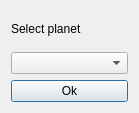
<?xml version="1.0" encoding="UTF-8"?>
<ui version="4.0">
 <class>PlanetSelection</class>
 <widget class="QDialog" name="PlanetSelection">
  <property name="geometry">
   <rect>
    <x>0</x>
    <y>0</y>
    <width>139</width>
    <height>113</height>
   </rect>
  </property>
  <property name="maximumSize">
   <size>
    <width>16777207</width>
    <height>16777215</height>
   </size>
  </property>
  <property name="windowTitle">
   <string>Planet</string>
  </property>
  <layout class="QGridLayout" name="gridLayout_2">
   <item row="0" column="0">
    <layout class="QGridLayout" name="gridLayout">
     <item row="2" column="0">
      <widget class="QComboBox" name="comboBox"/>
     </item>
     <item row="3" column="0">
      <widget class="QPushButton" name="pushButton">
       <property name="text">
        <string>Ok</string>
       </property>
      </widget>
     </item>
     <item row="1" column="0">
      <widget class="QLabel" name="label">
       <property name="text">
        <string>Select planet</string>
       </property>
      </widget>
     </item>
    </layout>
   </item>
  </layout>
 </widget>
 <resources/>
 <connections/>
</ui>
